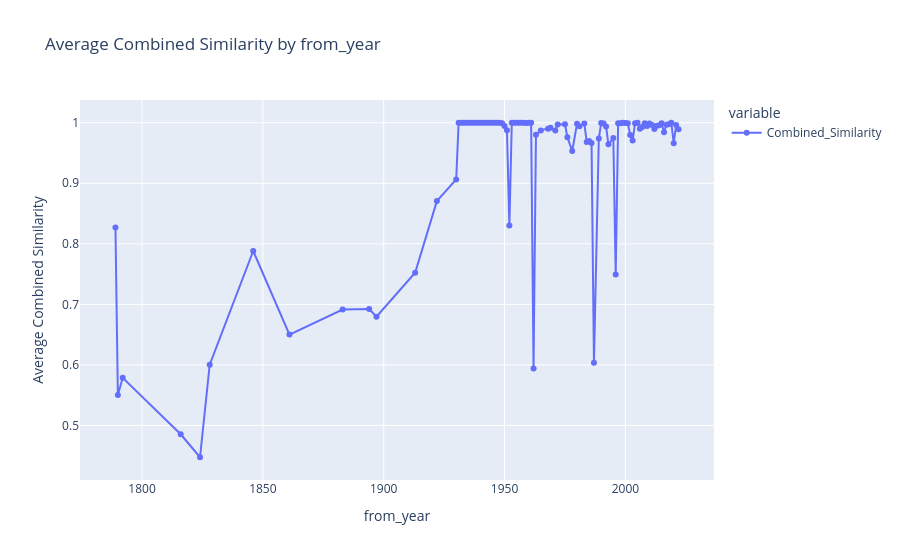

The notebook cell this image was saved under:
### Code cell
import matplotlib.pyplot as plt
import plotly.express as px

avg_similarity_by_year = all_mappings_1.groupby('from_year')['Combined_Similarity'].mean()

fig = px.line(
    avg_similarity_by_year,
    labels={'index': 'from_year', 'value': 'Average Combined Similarity'},
    title='Average Combined Similarity by from_year'
)
fig.update_traces(mode='lines+markers')
fig.update_layout(xaxis_title='from_year', yaxis_title='Average Combined Similarity')
fig.show()

### Figure 1 — Plotly figure (JSON) as saved in the notebook; plotly's stock layout.template omitted (floating-point values rounded to 4 significant figures)
{"data": [{"hovertemplate": "variable=Combined_Similarity<br>from_year=%{x}<br>Average Combined Similarity=%{y}<extra></extra>", "legendgroup": "Combined_Similarity", "line": {"color": "#636efa", "dash": "solid"}, "marker": {"symbol": "circle"}, "mode": "lines+markers", "name": "Combined_Similarity", "orientation": "v", "showlegend": true, "type": "scatter", "x": [1789, 1790, 1792, 1816, 1824, 1828, 1846, 1861, 1883, 1894, 1897, 1913, 1922, 1930, 1931, 1932, 1933, 1934, 1935, 1936, 1937, 1938, 1939, 1940, 1941, 1942, 1943, 1944, 1945, 1946, 1947, 1948, 1949, 1950, 1951, 1952, 1953, 1954, 1955, 1956, 1957, 1958, 1959, 1960, 1961, 1962, 1963, 1965, 1968, 1969, 1971, 1972, 1975, 1976, 1978, 1980, 1981, 1983, 1984, 1985, 1986, 1987, 1989, 1990, 1991, 1992, 1993, 1995, 1996, 1997, 1998, 1999, 2000, 2001, 2002, 2003, 2004, 2005, 2006, 2007, 2008, 2009, 2010, 2011, 2012, 2013, 2014, 2015, 2016, 2017, 2018, 2019, 2020, 2021, 2022], "xaxis": "x", "y": [0.827, 0.5503, 0.5788, 0.4855, 0.4475, 0.6003, 0.7882, 0.6501, 0.6916, 0.6922, 0.6796, 0.7524, 0.8706, 0.9064, 1.0, 1.0, 1.0, 1.0, 1.0, 1.0, 1.0, 1.0, 1.0, 1.0, 1.0, 1.0, 1.0, 1.0, 1.0, 1.0, 1.0, 1.0, 0.9994, 0.9946, 0.9877, 0.8301, 1.0, 1.0, 1.0, 1.0, 1.0, 1.0, 0.9997, 1.0, 1.0, 0.5941, 0.9802, 0.9874, 0.9899, 0.9917, 0.9872, 0.9971, 0.9977, 0.976, 0.9534, 0.9984, 0.9942, 0.9988, 0.9683, 0.97, 0.9666, 0.6035, 0.9739, 0.9997, 0.9986, 0.9938, 0.9644, 0.9748, 0.7495, 0.9991, 0.9992, 0.9998, 0.9997, 0.9994, 0.9797, 0.9707, 0.9992, 0.9998, 0.9902, 0.9929, 0.9992, 0.9948, 0.9987, 0.9962, 0.9897, 0.9952, 0.996, 0.999, 0.9842, 0.9968, 0.9977, 0.9999, 0.9662, 0.9962, 0.9892], "yaxis": "y"}], "layout": {"legend": {"title": {"text": "variable"}, "tracegroupgap": 0}, "title": {"text": "Average Combined Similarity by from_year"}, "xaxis": {"anchor": "y", "domain": [0, 1], "title": {"text": "from_year"}}, "yaxis": {"anchor": "x", "domain": [0, 1], "title": {"text": "Average Combined Similarity"}}}}
